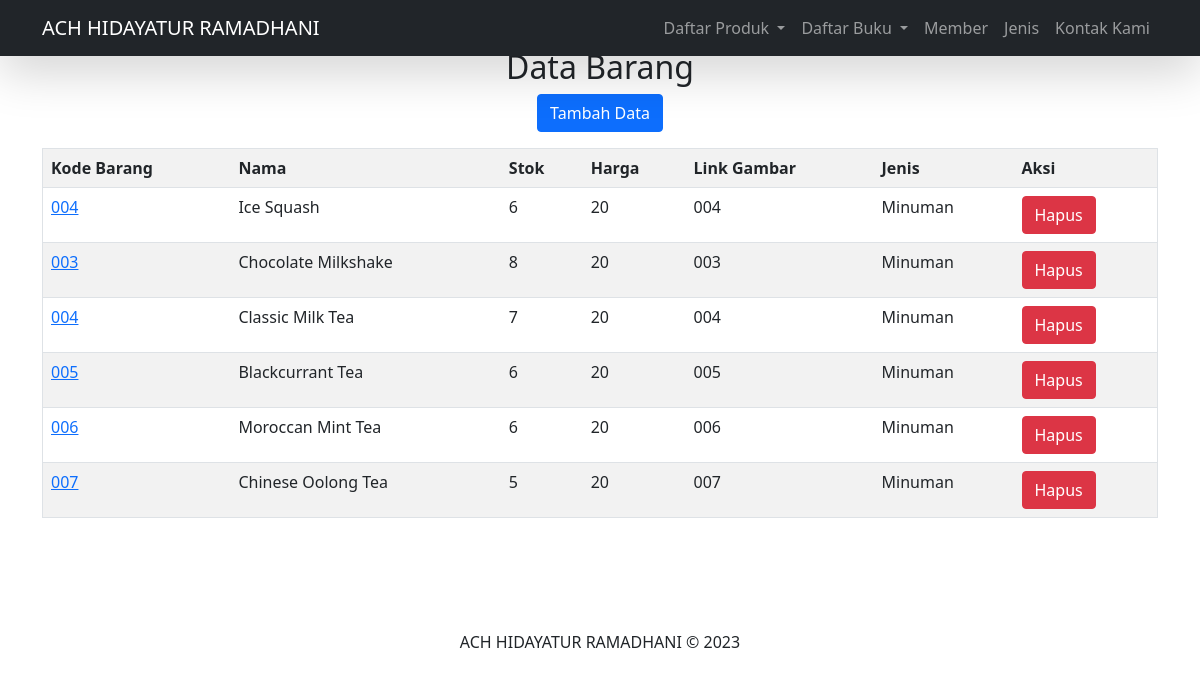
The page /Vbrg/ on the database its author committed.
### dashboard/models.py (models this page shows, shortened)
class Barang(models.Model):
    kodebrg=models.CharField(max_length=8, default="BRG" )
    nama=models.CharField(max_length=50)
    stok=models.IntegerField()
    harga=models.BigIntegerField()
    link_gbr=models.CharField(max_length=50, blank=True)
    waktu_posting=models.DateTimeField(auto_now_add=True)
    jenis_id=models.ForeignKey(Jenis, on_delete=models.CASCADE,null=True)

class Jenis(models.Model):
    nama=models.CharField(max_length=50)
    ket=models.TextField()

### dashboard/views.py (the view)
# urls.py: path('Vbrg/',Barang_View, name= "Vbrg"),
def Barang_View(request):
    barangs=Barang.objects.all()
    konteks={
        'barangs':barangs,
    }
    return render(request,'tampil_brg.html',konteks)

### templates/tampil_brg.html (shortened to what this page needs)
<link href="https://cdn.jsdelivr.net/npm/bootstrap@5.0.2/dist/css/bootstrap.min.css" rel="stylesheet">
{% load static %}
{% block content %}
<!DOCTYPE html>
<html lang="en">
  <head>
    <link
      href="https://cdn.jsdelivr.net/npm/bootstrap@5.0.0-beta3/dist/css/bootstrap.min.css"
      rel="stylesheet"
    />
    <link
      rel="stylesheet"
      href="https://pro.fontawesome.com/releases/v5.10.0/css/all.css"
    />
    <link rel="stylesheet" href="{% static 'css/style.css'%}" />
  </head>
  <body>
    <nav
      class="navbar navbar-expand-lg navbar-dark bg-dark shadow-lg fixed-top"
    >
      <div class="container">
        <a class="navbar-brand" href="{% url 'index' %}">ACH HIDAYATUR RAMADHANI</a>
        <div class="collapse navbar-collapse text-right" id="navbarText">
          <ul class="navbar-nav ms-auto mb-2 mb-lg-0">
            <ul class="navbar-nav ms-auto mb-2 mb-lg-0">
              <li class="nav-item dropdown">
                <a class="nav-link dropdown-toggle" href="#" id="navbarDropdown" role="button" data-bs-toggle="dropdown" aria-expanded="false">
                  Daftar Produk
                </a>
              </li>
              <li class="nav-item dropdown">
                <a class="nav-link dropdown-toggle" href="#" id="navbarDropdown" role="button" data-bs-toggle="dropdown" aria-expanded="false">
                  Daftar Buku
                </a>
              </li>
            <li class="nav-item">
              <a class="nav-link" href="{% url 'member' %}">Member</a>
            </li>
            <li class="nav-item">
              <a class="nav-link" href="{% url 'jenis' %}">Jenis</a>
            </li>
            <li class="nav-item">
              <a class="nav-link" href="#kontak">Kontak Kami</a>
            </li>
          </ul>
        </div>
      </div>
    </nav>
    <div class="container-fluid layanan pt-5 pb-5">
      <div class="container text-center">
<h2 class="align-center">Data Barang</h2>
<p><a href="/addbrg" class="btn btn-primary">Tambah Data</a>
</p>
<table border="1" class="table table-striped">
    <tr>
        <th>Kode Barang</th>
        <th>Nama</th>
        <th>Stok</th>
        <th>Harga</th>
        <th>Link Gambar</th>
        <th>Jenis</th>
        <th>Aksi</th>
    </tr>
{% for Barang in barangs %}
    <tr>
        <td><a href="{% url 'ubah_brg' Barang.id %}">{{ Barang.kodebrg }}</a></td>
        <td>{{ Barang.nama }}</td>
        <td>{{ Barang.stok }}</td>
        <td>{{ Barang.harga }}</td>
        <td>{{ Barang.link_gbr }}</td>
        <td>{{ Barang.jenis_id.nama}}</td>
        <td><button type="button" class="btn btn-danger" data-bs-toggle="modal"
          data-bs-target="#hapus-{{ Barang.id }}">Hapus</button></td>
    </tr>
{% endfor %}
</table>
{% endblock %}
      </div>
    </div>
    <div class="container text-center pt-5 pb-5">
      ACH HIDAYATUR RAMADHANI &copy; 2023
    </div>
  </body>
</html>

### rows shown on the page
Barang: kodebrg "004", nama "Ice Squash", stok "6", harga "20", link_gbr "004", jenis_id.nama "Minuman"
Barang: kodebrg "003", nama "Chocolate Milkshake", stok "8", harga "20", link_gbr "003", jenis_id.nama "Minuman"
Barang: kodebrg "004", nama "Classic Milk Tea", stok "7", harga "20", link_gbr "004", jenis_id.nama "Minuman"
Barang: kodebrg "005", nama "Blackcurrant Tea", stok "6", harga "20", link_gbr "005", jenis_id.nama "Minuman"
Barang: kodebrg "006", nama "Moroccan Mint Tea", stok "6", harga "20", link_gbr "006", jenis_id.nama "Minuman"
Barang: kodebrg "007", nama "Chinese Oolong Tea", stok "5", harga "20", link_gbr "007", jenis_id.nama "Minuman"
